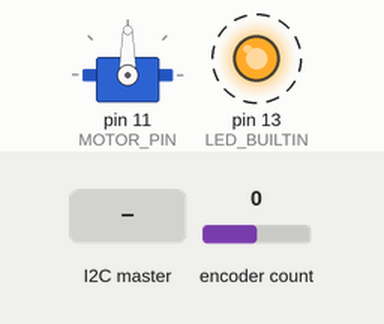
A sketch run on a simulated Arduino Leonardo, built with avr-gcc and run on an emulated ATmega32U4. On the bench: servo, output pins drawn as LEDs (lit = HIGH). Dashed ring = blinking. Inputs (shaded band) come from the test bench; at power-on: encoder count 0. What the sketch prints to the serial monitor is not drawn.

Above: at 3.77 s.
3.8 s: the I2C master sends the byte 90
At 3.97 s:
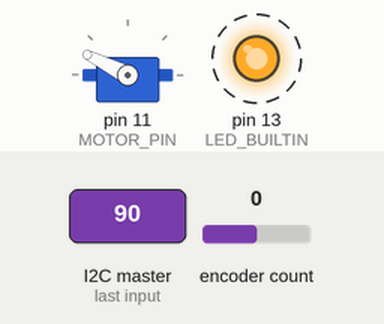
6.8 s: the I2C master sends the byte 1
At 7.02 s:
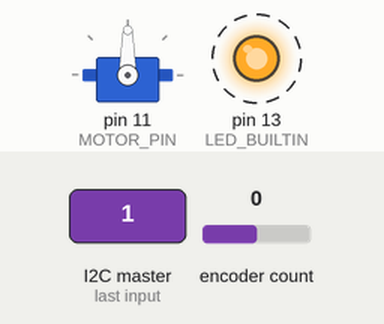
9.8 s: the I2C master sends the byte 200
At 10.07 s:
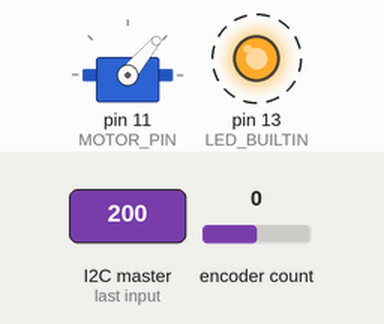
12.8 s: the I2C master sends the byte 0
At 13.12 s:
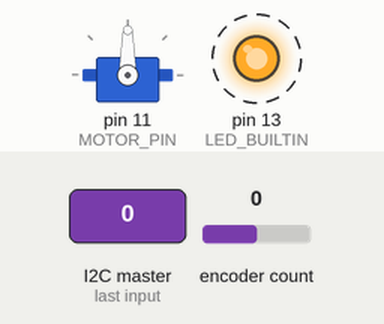
Timing chart, 0 to 19.8 s (numbered marks = the images above; inputs shaded):
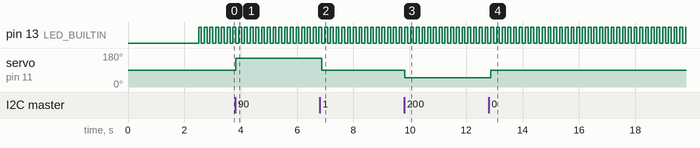

Measured:
- after the input at 3.8 s, servo on pin 11 (MOTOR_PIN): 90° → 153° at once
- after the input at 6.8 s, servo on pin 11 (MOTOR_PIN): 153° → 90° after 0.08 s
- after the input at 9.8 s, servo on pin 11 (MOTOR_PIN): 90° → 50° at once
- after the input at 12.8 s, servo on pin 11 (MOTOR_PIN): 50° → 90° after 0.07 s
- by itself, pin 13 (LED_BUILTIN): alternates HIGH for 0.10 s and LOW for 0.10 s

The sketch:

wheel_motor_control.ino
```cpp
/* Wheel motor control for EB
   Quad Encoder Library (and TwoKnobs example) from  http://www.pjrc.com/teensy/td_libs_Encoder.html
*/
#include <Encoder.h>
#include <Wire.h>
#include <Servo.h>  // Wheel motor controled as a servo

#define USE_USBCON    // NEEDED FOR ATmega32u4 - FEATHER OR LEONARDO!!
#define MOTOR_PIN 11  // PWM port (one of many on the Feather32u)
#define DEBUG_MESSAGES 0

#define SPEED_CONTROL_RATE_MS 100
#define SPEED_DEBUG_PUB_RATE_MS 1000

const long LOOP_RATE_MS = 100;  // Max rate that motor controller will accept updates!
char buffer[40];

Encoder wheelEncoder(0, 1);  // quadrature inputs RX, TX, both are interrupt
// Change these pin numbers to the pins connected to your encoder.
//   Best Performance: both pins have interrupt capability
//   Good Performance: only the first pin has interrupt capability
//   Low Performance:  neither pin has interrupt capability

long odomTicks = 0;  // +/- Distance traveled in ticks
long speedTicks = 0;
long lastSpeedCount = 0L;
long dbg_last_wheel_count = 0L;
int speed_debug_publish_time = 0;

unsigned long speedTime = 0L;
unsigned long lastSpeedTime = 0L;
long SpeedSampleDuration = 0L;
unsigned long loopEndTime = 0L;
boolean led_is_on = false;

Servo Servo;             // Servo object to control motor
int Command = 0;         // Command from computer, usually just a motor speed (+/- 100 percent)
int SpeedRequested = 0;  // Percent speed (-100 to +100) requested from computer
int speed_control_time = 0;


void setup() {
  pinMode(LED_BUILTIN, OUTPUT);

  speedTime = millis();
  lastSpeedTime = speedTime;
  wheelEncoder.write(0);
  delay(1);             // assure time is not zero
  Serial.begin(57600);  // 115200);
  Serial.println("Wheel motor control starting...");

  // I2C for communicating with master controller
  Wire.begin(9);  // join i2c bus with address
  Wire.onRequest(requestEvent);
  Wire.onReceive(receiveEvent);

  // Initialize Motor control
  Servo.attach(MOTOR_PIN);  // Servo Pin
  Servo.write(90);          // 90 degrees = servo neutral / motor off

  delay(500);
  SpeedRequested = 0;
  controlMotors();
  delay(2000);

}

void loop() {
  // this loop executes every LOOP_RATE_MS
  loopEndTime = millis() + LOOP_RATE_MS;

  // Read Motor Encoders
  odomTicks = wheelEncoder.read();

  if (odomTicks != dbg_last_wheel_count) {
    // Serial.print(" Ticks = ");
    //Serial.println(odomTicks);
    dbg_last_wheel_count = odomTicks;
  }

  // calculate speed
  speedTime = millis();
  SpeedSampleDuration = speedTime - lastSpeedTime;  // see exact time that passed for speed calculation
  lastSpeedTime = speedTime;

  // Speed in Ticks per Second:
  speedTicks = ((odomTicks - lastSpeedCount) * 1000L) / SpeedSampleDuration;
  lastSpeedCount = odomTicks;


  if ((speed_debug_publish_time += SPEED_CONTROL_RATE_MS) > SPEED_DEBUG_PUB_RATE_MS) {

    if (speedTicks != 0) {
      Serial.print("SpeedRequested:  ");
      Serial.print(SpeedRequested);
      Serial.print("     speedTicks:  ");
      Serial.print(speedTicks);
      Serial.print("     Odom Ticks:  ");
      Serial.print(odomTicks);
      Serial.print("     Sample duration:  ");
      Serial.println(SpeedSampleDuration);
    }
    speed_debug_publish_time = 0;
  }

  // Every so often, update speed control
  //if ((speed_control_time += LOOP_RATE_MS) > SPEED_CONTROL_RATE_MS) {
  //SpeedRequested = 30;
  controlMotors();
  speed_control_time = 0;
  //}

  //Serial.println("Blink...");
  // Toggle LED each time we calculate speed
  if (led_is_on) {
    digitalWrite(LED_BUILTIN, LOW);  // turn the LED off by making the voltage LOW
    led_is_on = false;
  } else {
    digitalWrite(LED_BUILTIN, HIGH);  // turn the LED on (HIGH is the voltage level)
    led_is_on = true;
  }

  // keep loop to a tight time sync

  // calculate speed
  speedTime = millis();
  SpeedSampleDuration = speedTime - lastSpeedTime;  // see exact time that passed for speed calculation
  lastSpeedTime = speedTime;


  while (millis() <= loopEndTime) {
    //nh.spinOnce();
    delay(2);  // allow time for encoder ISRs to run?
  }
}

// Receive commands from controller via I2C
void receiveEvent(int bytes) {
  //Serial.println("RX");
  byte received_cmd = Wire.read();  // read one character from the I2C
  int system_cmd = (int8_t)received_cmd;

  if (system_cmd > 100) {
    Serial.print("Special Command Received! Command = ");
    Serial.println(system_cmd);
  } else {
  //TODO   Serial.print("Received Speed Command: ");
  //TODO   Serial.println(system_cmd);
    SpeedRequested = system_cmd;  // Set new motor speed
  }
}

// Return odom reading when requested by controller via I2C
void requestEvent() {
  char bufferDist[8];

  // TEMP FOR MEASURING SPEED
  //long dbg_speed = ((long)SpeedRequested * 10000l) + speedTicks;
  //ltoa(dbg_speed, bufferDist, 10);

  ltoa(odomTicks, bufferDist, 10);
  Serial.print("Sending: ");
  Serial.println(odomTicks);
  //Serial.print("chars: ");
  //Serial.println(bufferDist);
  Wire.write(bufferDist);  // respond with bytes
}

void sendMotorCmd(int motor_speed_percent) {
  // Convert from +/- 0-100 percent to servo degrees expected by servo library
  // map(inputValue, fromLow, fromHigh, toLow, toHigh)

  int ServoCmd = 90;
  if ((motor_speed_percent > -5) && (motor_speed_percent < -5)) {
    ServoCmd = 90;
  } else {
    int constrained_speed = constrain(motor_speed_percent, -100, 100);  // +/- 100 percent
    ServoCmd = map(constrained_speed, -100, 100, 20, 160);              // map to 20 --> 160 degrees
  }
  //Serial.print("Sending servo Degrees: ");
  //Serial.println(ServoCmd);
  Servo.write(ServoCmd);  // send the command
}

////////////////////////////////////////////////////////////////////////////////
// Speed Control

void controlMotors() {

  // A basic active speed control.  Ramps motor speed to desired target, and adjusts for load changes.
  // Calculate current vs. requested speed, and control motors for constant speed
  // This gets called once each time a velocity update arrives (about every ???ms)
  // NOTE:  all calculations are done in range -1.0 to 1.0, representing % of max motor speed

  int SpeedCmd = SpeedRequested;
  const int max_ticks = 0;

  const double RAMP_INCREMENT = 0.001;                   //0.02
  const double HYSTERYSIS = 0.02;                        // 0.04
  const double FAST_RAMP_HYSTERYSIS = HYSTERYSIS * 8.0;  // 4.0
  const double MAX_RAMP = 0.4;                           // 0.2

  const double TURN_INCREMENT = 0.01;                         // 0.02
  const double TURN_HYSTERYSIS = 0.02;                        // 0.05
  const double FAST_TURN_HYSTERYSIS = TURN_HYSTERYSIS * 4.0;  // 4.0
  const double MAX_TURN_COMPENSATION = 0.3;                   // 0.2

  const double MAX_SPEED_METERS_PER_SECOND = 3.0;  // fastest speed robot is capable of moving
  const double MAX_TURN_RADIANS_PER_SECOND = 8.0;  // (Sabertooth speed = 1.0)

  double speedCmd = 0.0;
  double turnCmd = 0.0;

  // Calculate feedback from Odom, scaled as percent of max motor speed
  double feedback = 0.0;
  if (0.0 != speedTicks)  // prevent creep due to "+100" below
  {
    feedback = (double)(speedTicks + 100) / 2000.0;
  }


  // TODO - MOVE THIS INTO SPEED CONTROL
  // Handle wheel speed command changes
  // TODO: if needed, add slow ramp here
  sendMotorCmd(SpeedCmd);  // Send command to motor
}
```
